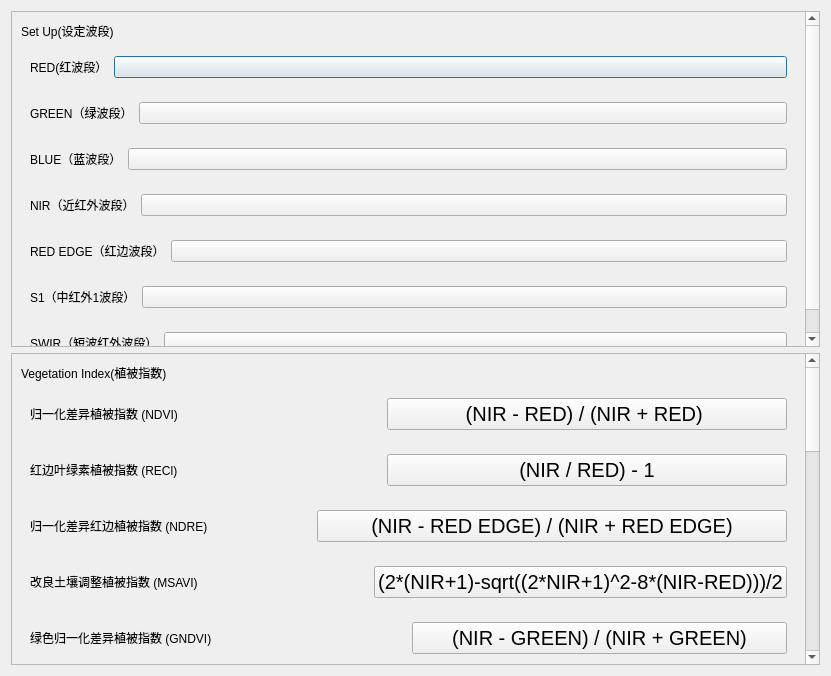
<?xml version="1.0" encoding="UTF-8"?>
<ui version="4.0">
 <class>selectCalcTemplateDialog</class>
 <widget class="QDialog" name="selectCalcTemplateDialog">
  <property name="geometry">
   <rect>
    <x>0</x>
    <y>0</y>
    <width>831</width>
    <height>676</height>
   </rect>
  </property>
  <property name="windowTitle">
   <string>指数计算公式</string>
  </property>
  <layout class="QVBoxLayout" name="verticalLayout">
   <item>
    <widget class="QScrollArea" name="shpSingleRenderScrollArea_2">
     <property name="sizePolicy">
      <sizepolicy hsizetype="Expanding" vsizetype="Fixed">
       <horstretch>0</horstretch>
       <verstretch>0</verstretch>
      </sizepolicy>
     </property>
     <property name="widgetResizable">
      <bool>true</bool>
     </property>
     <widget class="QWidget" name="shpSingleRenderScrollAreaWidget_2">
      <property name="geometry">
       <rect>
        <x>0</x>
        <y>-155</y>
        <width>794</width>
        <height>441</height>
       </rect>
      </property>
      <layout class="QVBoxLayout" name="verticalLayout_3">
       <item>
        <layout class="QHBoxLayout" name="horizontalLayout_27">
         <item>
          <widget class="SubtitleLabel" name="SubtitleLabel_6">
           <property name="text">
            <string>Set Up(设定波段)</string>
           </property>
          </widget>
         </item>
         <item>
          <spacer name="horizontalSpacer_8">
           <property name="orientation">
            <enum>Qt::Horizontal</enum>
           </property>
           <property name="sizeHint" stdset="0">
            <size>
             <width>40</width>
             <height>20</height>
            </size>
           </property>
          </spacer>
         </item>
        </layout>
       </item>
       <item>
        <widget class="CardWidget" name="CardWidget_21">
         <layout class="QHBoxLayout" name="horizontalLayout_28">
          <item>
           <widget class="SubtitleLabel" name="SubtitleLabel">
            <property name="sizePolicy">
             <sizepolicy hsizetype="Fixed" vsizetype="Preferred">
              <horstretch>0</horstretch>
              <verstretch>0</verstretch>
             </sizepolicy>
            </property>
            <property name="text">
             <string>RED(红波段）</string>
            </property>
           </widget>
          </item>
          <item>
           <widget class="ComboBox" name="redBandCb"/>
          </item>
         </layout>
        </widget>
       </item>
       <item>
        <widget class="CardWidget" name="CardWidget_22">
         <layout class="QHBoxLayout" name="horizontalLayout_29">
          <item>
           <widget class="SubtitleLabel" name="SubtitleLabel_3">
            <property name="sizePolicy">
             <sizepolicy hsizetype="Fixed" vsizetype="Preferred">
              <horstretch>0</horstretch>
              <verstretch>0</verstretch>
             </sizepolicy>
            </property>
            <property name="text">
             <string>GREEN（绿波段）</string>
            </property>
           </widget>
          </item>
          <item>
           <widget class="ComboBox" name="greenBandCb"/>
          </item>
         </layout>
        </widget>
       </item>
       <item>
        <widget class="CardWidget" name="CardWidget_23">
         <layout class="QHBoxLayout" name="horizontalLayout_30">
          <item>
           <widget class="SubtitleLabel" name="SubtitleLabel_7">
            <property name="sizePolicy">
             <sizepolicy hsizetype="Fixed" vsizetype="Preferred">
              <horstretch>0</horstretch>
              <verstretch>0</verstretch>
             </sizepolicy>
            </property>
            <property name="text">
             <string>BLUE（蓝波段）</string>
            </property>
           </widget>
          </item>
          <item>
           <widget class="ComboBox" name="blueBandCb"/>
          </item>
         </layout>
        </widget>
       </item>
       <item>
        <widget class="CardWidget" name="CardWidget_24">
         <layout class="QHBoxLayout" name="horizontalLayout_31">
          <item>
           <widget class="SubtitleLabel" name="SubtitleLabel_8">
            <property name="sizePolicy">
             <sizepolicy hsizetype="Fixed" vsizetype="Preferred">
              <horstretch>0</horstretch>
              <verstretch>0</verstretch>
             </sizepolicy>
            </property>
            <property name="text">
             <string>NIR（近红外波段）</string>
            </property>
           </widget>
          </item>
          <item>
           <widget class="ComboBox" name="nirBandCb"/>
          </item>
         </layout>
        </widget>
       </item>
       <item>
        <widget class="CardWidget" name="CardWidget_25">
         <layout class="QHBoxLayout" name="horizontalLayout_32">
          <item>
           <widget class="SubtitleLabel" name="SubtitleLabel_9">
            <property name="sizePolicy">
             <sizepolicy hsizetype="Fixed" vsizetype="Preferred">
              <horstretch>0</horstretch>
              <verstretch>0</verstretch>
             </sizepolicy>
            </property>
            <property name="text">
             <string>RED EDGE（红边波段）</string>
            </property>
           </widget>
          </item>
          <item>
           <widget class="ComboBox" name="redEdgeBandCb"/>
          </item>
         </layout>
        </widget>
       </item>
       <item>
        <widget class="CardWidget" name="CardWidget_26">
         <layout class="QHBoxLayout" name="horizontalLayout_33">
          <item>
           <widget class="SubtitleLabel" name="SubtitleLabel_10">
            <property name="sizePolicy">
             <sizepolicy hsizetype="Fixed" vsizetype="Preferred">
              <horstretch>0</horstretch>
              <verstretch>0</verstretch>
             </sizepolicy>
            </property>
            <property name="text">
             <string>S1（中红外1波段）</string>
            </property>
           </widget>
          </item>
          <item>
           <widget class="ComboBox" name="s1BandCb"/>
          </item>
         </layout>
        </widget>
       </item>
       <item>
        <widget class="CardWidget" name="CardWidget_27">
         <layout class="QHBoxLayout" name="horizontalLayout_34">
          <item>
           <widget class="SubtitleLabel" name="SubtitleLabel_11">
            <property name="sizePolicy">
             <sizepolicy hsizetype="Fixed" vsizetype="Preferred">
              <horstretch>0</horstretch>
              <verstretch>0</verstretch>
             </sizepolicy>
            </property>
            <property name="text">
             <string>SWIR（短波红外波段）</string>
            </property>
           </widget>
          </item>
          <item>
           <widget class="ComboBox" name="swirBandCb"/>
          </item>
         </layout>
        </widget>
       </item>
      </layout>
     </widget>
    </widget>
   </item>
   <item>
    <widget class="QScrollArea" name="shpSingleRenderScrollArea">
     <property name="widgetResizable">
      <bool>true</bool>
     </property>
     <widget class="QWidget" name="shpSingleRenderScrollAreaWidget">
      <property name="geometry">
       <rect>
        <x>0</x>
        <y>-730</y>
        <width>794</width>
        <height>1092</height>
       </rect>
      </property>
      <layout class="QVBoxLayout" name="verticalLayout_2">
       <item>
        <layout class="QHBoxLayout" name="horizontalLayout_10">
         <item>
          <widget class="SubtitleLabel" name="SubtitleLabel_5">
           <property name="text">
            <string>Vegetation Index(植被指数)</string>
           </property>
          </widget>
         </item>
         <item>
          <spacer name="horizontalSpacer_7">
           <property name="orientation">
            <enum>Qt::Horizontal</enum>
           </property>
           <property name="sizeHint" stdset="0">
            <size>
             <width>40</width>
             <height>20</height>
            </size>
           </property>
          </spacer>
         </item>
        </layout>
       </item>
       <item>
        <widget class="CardWidget" name="CardWidget_11">
         <layout class="QHBoxLayout" name="horizontalLayout_18">
          <item>
           <widget class="BodyLabel" name="BodyLabel_3">
            <property name="text">
             <string>归一化差异植被指数 (NDVI)</string>
            </property>
           </widget>
          </item>
          <item>
           <widget class="PrimaryPushButton" name="ndviPb">
            <property name="minimumSize">
             <size>
              <width>400</width>
              <height>0</height>
             </size>
            </property>
            <property name="font">
             <font>
              <pointsize>15</pointsize>
              <weight>50</weight>
              <bold>false</bold>
             </font>
            </property>
            <property name="text">
             <string>(NIR - RED) / (NIR + RED) </string>
            </property>
           </widget>
          </item>
         </layout>
        </widget>
       </item>
       <item>
        <widget class="CardWidget" name="CardWidget_3">
         <layout class="QHBoxLayout" name="horizontalLayout_8">
          <item>
           <widget class="BodyLabel" name="BodyLabel_6">
            <property name="text">
             <string>红边叶绿素植被指数 (RECl)</string>
            </property>
           </widget>
          </item>
          <item>
           <widget class="PrimaryPushButton" name="reclPb">
            <property name="minimumSize">
             <size>
              <width>400</width>
              <height>0</height>
             </size>
            </property>
            <property name="font">
             <font>
              <pointsize>15</pointsize>
              <weight>50</weight>
              <bold>false</bold>
             </font>
            </property>
            <property name="text">
             <string>(NIR / RED) - 1</string>
            </property>
           </widget>
          </item>
         </layout>
        </widget>
       </item>
       <item>
        <widget class="CardWidget" name="CardWidget_5">
         <layout class="QHBoxLayout" name="horizontalLayout_11">
          <item>
           <widget class="BodyLabel" name="BodyLabel_8">
            <property name="text">
             <string>归一化差异红边植被指数 (NDRE)</string>
            </property>
           </widget>
          </item>
          <item>
           <widget class="PrimaryPushButton" name="ndrePb">
            <property name="minimumSize">
             <size>
              <width>470</width>
              <height>0</height>
             </size>
            </property>
            <property name="font">
             <font>
              <pointsize>15</pointsize>
              <weight>50</weight>
              <bold>false</bold>
             </font>
            </property>
            <property name="text">
             <string>(NIR - RED EDGE) / (NIR + RED EDGE)</string>
            </property>
           </widget>
          </item>
         </layout>
        </widget>
       </item>
       <item>
        <widget class="CardWidget" name="CardWidget_6">
         <layout class="QHBoxLayout" name="horizontalLayout_12">
          <item>
           <widget class="BodyLabel" name="BodyLabel_9">
            <property name="text">
             <string>改良土壤调整植被指数 (MSAVI)</string>
            </property>
           </widget>
          </item>
          <item>
           <widget class="PrimaryPushButton" name="msaviPb">
            <property name="font">
             <font>
              <pointsize>15</pointsize>
              <weight>50</weight>
              <bold>false</bold>
             </font>
            </property>
            <property name="text">
             <string>(2*(NIR+1)-sqrt((2*NIR+1)^2-8*(NIR-RED)))/2</string>
            </property>
           </widget>
          </item>
         </layout>
        </widget>
       </item>
       <item>
        <widget class="CardWidget" name="CardWidget_4">
         <layout class="QHBoxLayout" name="horizontalLayout_9">
          <item>
           <widget class="BodyLabel" name="BodyLabel_7">
            <property name="text">
             <string>绿色归一化差异植被指数 (GNDVI)</string>
            </property>
           </widget>
          </item>
          <item>
           <widget class="PrimaryPushButton" name="gndviPb">
            <property name="font">
             <font>
              <pointsize>15</pointsize>
              <weight>50</weight>
              <bold>false</bold>
             </font>
            </property>
            <property name="text">
             <string>(NIR - GREEN) / (NIR + GREEN)</string>
            </property>
           </widget>
          </item>
         </layout>
        </widget>
       </item>
       <item>
        <widget class="CardWidget" name="CardWidget_10">
         <layout class="QHBoxLayout" name="horizontalLayout_17">
          <item>
           <widget class="BodyLabel" name="BodyLabel_13">
            <property name="text">
             <string>土壤调节植被指数 (SAVI)</string>
            </property>
           </widget>
          </item>
          <item>
           <widget class="PrimaryPushButton" name="saviPb">
            <property name="font">
             <font>
              <pointsize>15</pointsize>
              <weight>50</weight>
              <bold>false</bold>
             </font>
            </property>
            <property name="text">
             <string>((NIR - RED) / (NIR + RED + L)) * (1 + L)</string>
            </property>
           </widget>
          </item>
         </layout>
        </widget>
       </item>
       <item>
        <widget class="CardWidget" name="CardWidget_12">
         <layout class="QHBoxLayout" name="horizontalLayout_19">
          <item>
           <widget class="BodyLabel" name="BodyLabel_14">
            <property name="text">
             <string>优化的土壤调节植被指数 (OSAVI)</string>
            </property>
           </widget>
          </item>
          <item>
           <widget class="PrimaryPushButton" name="osaviPb">
            <property name="font">
             <font>
              <pointsize>15</pointsize>
              <weight>50</weight>
              <bold>false</bold>
             </font>
            </property>
            <property name="text">
             <string>(NIR - RED) / (NIR + RED + 0.16)</string>
            </property>
           </widget>
          </item>
         </layout>
        </widget>
       </item>
       <item>
        <widget class="CardWidget" name="CardWidget_13">
         <layout class="QHBoxLayout" name="horizontalLayout_20">
          <item>
           <widget class="BodyLabel" name="BodyLabel_15">
            <property name="text">
             <string>耐大气植被指数 (ARVI)</string>
            </property>
           </widget>
          </item>
          <item>
           <widget class="PrimaryPushButton" name="arviPb">
            <property name="font">
             <font>
              <pointsize>15</pointsize>
              <weight>50</weight>
              <bold>false</bold>
             </font>
            </property>
            <property name="text">
             <string>(NIR-(2*RED)+BLUE)/(NIR+(2*RED)+BLUE)</string>
            </property>
           </widget>
          </item>
         </layout>
        </widget>
       </item>
       <item>
        <widget class="CardWidget" name="CardWidget_14">
         <layout class="QHBoxLayout" name="horizontalLayout_21">
          <item>
           <widget class="BodyLabel" name="BodyLabel_16">
            <property name="text">
             <string>增强植被指数 (EVI)</string>
            </property>
           </widget>
          </item>
          <item>
           <widget class="PrimaryPushButton" name="eviPb">
            <property name="font">
             <font>
              <pointsize>15</pointsize>
              <weight>50</weight>
              <bold>false</bold>
             </font>
            </property>
            <property name="text">
             <string>2.5*((NIR-RED)/((NIR)+(C1*RED)-(C2*BLUE)+L))</string>
            </property>
           </widget>
          </item>
         </layout>
        </widget>
       </item>
       <item>
        <widget class="CardWidget" name="CardWidget_18">
         <layout class="QHBoxLayout" name="horizontalLayout_24">
          <item>
           <widget class="BodyLabel" name="BodyLabel_20">
            <property name="text">
             <string>结构不敏感色素植被指数 (SIPI)</string>
            </property>
           </widget>
          </item>
          <item>
           <widget class="PrimaryPushButton" name="sipiPb">
            <property name="font">
             <font>
              <pointsize>15</pointsize>
              <weight>50</weight>
              <bold>false</bold>
             </font>
            </property>
            <property name="text">
             <string>(NIR - BLUE) / (NIR - RED)</string>
            </property>
           </widget>
          </item>
         </layout>
        </widget>
       </item>
       <item>
        <widget class="CardWidget" name="CardWidget_19">
         <layout class="QHBoxLayout" name="horizontalLayout_25">
          <item>
           <widget class="BodyLabel" name="BodyLabel_21">
            <property name="text">
             <string>绿色叶绿素植被指数 (GCI)</string>
            </property>
           </widget>
          </item>
          <item>
           <widget class="PrimaryPushButton" name="gciPb">
            <property name="font">
             <font>
              <pointsize>15</pointsize>
              <weight>50</weight>
              <bold>false</bold>
             </font>
            </property>
            <property name="text">
             <string>NIR / GREEN - 1</string>
            </property>
           </widget>
          </item>
         </layout>
        </widget>
       </item>
       <item>
        <layout class="QHBoxLayout" name="horizontalLayout_5">
         <item>
          <widget class="SubtitleLabel" name="SubtitleLabel_2">
           <property name="text">
            <string>(Water Body Index)水体指数</string>
           </property>
          </widget>
         </item>
         <item>
          <spacer name="horizontalSpacer_6">
           <property name="orientation">
            <enum>Qt::Horizontal</enum>
           </property>
           <property name="sizeHint" stdset="0">
            <size>
             <width>40</width>
             <height>20</height>
            </size>
           </property>
          </spacer>
         </item>
        </layout>
       </item>
       <item>
        <widget class="CardWidget" name="CardWidget_2">
         <layout class="QHBoxLayout" name="horizontalLayout_7">
          <item>
           <widget class="BodyLabel" name="BodyLabel_5">
            <property name="text">
             <string>归一化差值水体指数(NDWI)</string>
            </property>
           </widget>
          </item>
          <item>
           <widget class="PrimaryPushButton" name="ndwiPb">
            <property name="font">
             <font>
              <pointsize>15</pointsize>
              <weight>50</weight>
              <bold>false</bold>
             </font>
            </property>
            <property name="text">
             <string>(GREEN - NIR) / (GREEN + NIR)</string>
            </property>
           </widget>
          </item>
         </layout>
        </widget>
       </item>
       <item>
        <widget class="CardWidget" name="CardWidget_7">
         <layout class="QHBoxLayout" name="horizontalLayout_13">
          <item>
           <widget class="BodyLabel" name="BodyLabel_10">
            <property name="text">
             <string>改进归一化差值水体指数(MNDWI)</string>
            </property>
           </widget>
          </item>
          <item>
           <widget class="PrimaryPushButton" name="mndwiPb">
            <property name="font">
             <font>
              <pointsize>15</pointsize>
              <weight>50</weight>
              <bold>false</bold>
             </font>
            </property>
            <property name="text">
             <string>(GREEN - S1) / (GREEN + S1)</string>
            </property>
           </widget>
          </item>
         </layout>
        </widget>
       </item>
       <item>
        <widget class="CardWidget" name="CardWidget_8">
         <layout class="QHBoxLayout" name="horizontalLayout_14">
          <item>
           <widget class="BodyLabel" name="BodyLabel_11">
            <property name="text">
             <string>归一化差值水分指数（NDMI）</string>
            </property>
           </widget>
          </item>
          <item>
           <widget class="PrimaryPushButton" name="ndmiPb">
            <property name="font">
             <font>
              <pointsize>15</pointsize>
              <weight>50</weight>
              <bold>false</bold>
             </font>
            </property>
            <property name="text">
             <string>(NIR - S1) / (NIR + S1)</string>
            </property>
           </widget>
          </item>
         </layout>
        </widget>
       </item>
       <item>
        <layout class="QHBoxLayout" name="horizontalLayout_3">
         <item>
          <widget class="SubtitleLabel" name="SubtitleLabel_4">
           <property name="text">
            <string>Other(其他指数)</string>
           </property>
          </widget>
         </item>
         <item>
          <spacer name="horizontalSpacer_4">
           <property name="orientation">
            <enum>Qt::Horizontal</enum>
           </property>
           <property name="sizeHint" stdset="0">
            <size>
             <width>40</width>
             <height>20</height>
            </size>
           </property>
          </spacer>
         </item>
        </layout>
       </item>
       <item>
        <widget class="CardWidget" name="CardWidget_15">
         <layout class="QHBoxLayout" name="horizontalLayout_16">
          <item>
           <widget class="BodyLabel" name="BodyLabel_17">
            <property name="text">
             <string>可见大气阻力指数 (VARI)</string>
            </property>
           </widget>
          </item>
          <item>
           <widget class="PrimaryPushButton" name="variPb">
            <property name="font">
             <font>
              <pointsize>15</pointsize>
              <weight>50</weight>
              <bold>false</bold>
             </font>
            </property>
            <property name="text">
             <string>(GREEN - RED) / (GREEN + RED - BLUE)</string>
            </property>
           </widget>
          </item>
         </layout>
        </widget>
       </item>
       <item>
        <widget class="CardWidget" name="CardWidget_17">
         <layout class="QHBoxLayout" name="horizontalLayout_23">
          <item>
           <widget class="BodyLabel" name="BodyLabel_19">
            <property name="text">
             <string>标准化燃烧率 (NBR)</string>
            </property>
           </widget>
          </item>
          <item>
           <widget class="PrimaryPushButton" name="nbrPb">
            <property name="font">
             <font>
              <pointsize>15</pointsize>
              <weight>50</weight>
              <bold>false</bold>
             </font>
            </property>
            <property name="text">
             <string>(NIR - SWIR) / (NIR + SWIR)</string>
            </property>
           </widget>
          </item>
         </layout>
        </widget>
       </item>
       <item>
        <widget class="CardWidget" name="CardWidget_20">
         <layout class="QHBoxLayout" name="horizontalLayout_26">
          <item>
           <widget class="BodyLabel" name="BodyLabel_22">
            <property name="text">
             <string>归一化差值雪指数 (NDSI)</string>
            </property>
           </widget>
          </item>
          <item>
           <widget class="PrimaryPushButton" name="ndsiPb">
            <property name="font">
             <font>
              <pointsize>15</pointsize>
              <weight>50</weight>
              <bold>false</bold>
             </font>
            </property>
            <property name="text">
             <string>(GREEN - SWIR1) / (GREEN + SWIR1)</string>
            </property>
           </widget>
          </item>
         </layout>
        </widget>
       </item>
      </layout>
     </widget>
    </widget>
   </item>
  </layout>
 </widget>
 <customwidgets>
  <customwidget>
   <class>ComboBox</class>
   <extends>QPushButton</extends>
   <header>qfluentwidgets</header>
  </customwidget>
  <customwidget>
   <class>PushButton</class>
   <extends>QPushButton</extends>
   <header>qfluentwidgets</header>
  </customwidget>
  <customwidget>
   <class>PrimaryPushButton</class>
   <extends>PushButton</extends>
   <header>qfluentwidgets</header>
  </customwidget>
  <customwidget>
   <class>CardWidget</class>
   <extends>QFrame</extends>
   <header>qfluentwidgets</header>
   <container>1</container>
  </customwidget>
  <customwidget>
   <class>BodyLabel</class>
   <extends>QLabel</extends>
   <header>qfluentwidgets</header>
  </customwidget>
  <customwidget>
   <class>SubtitleLabel</class>
   <extends>QLabel</extends>
   <header>qfluentwidgets</header>
  </customwidget>
 </customwidgets>
 <resources/>
 <connections/>
</ui>
